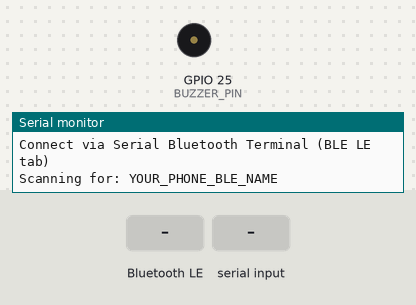
A sketch run on a simulated ESP32. Parts: buzzer (waves = sounding), the last lines printed to the serial monitor. Inputs (shaded band) come from the test bench. Nothing arrives over Bluetooth unless stated; a phone connects over Bluetooth LE 3 s after start.

Above: at 1.1 s.
2.3 s: Bluetooth LE write "T" received
5.8 s: "C\n" received over Serial
At 6.1 s:
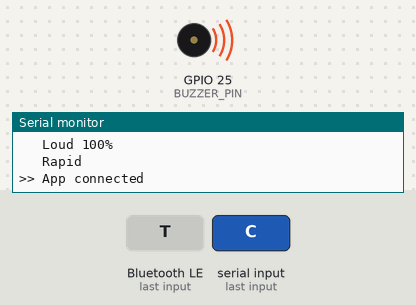
9.3 s: Bluetooth LE write "0" received
12.8 s: "90,45\n" received over Serial
16.3 s: "T\n" received over Serial
22.8 s: Bluetooth LE write "C" received
Timing chart, 0 to 27.3 s (numbered marks = the images above; inputs shaded):
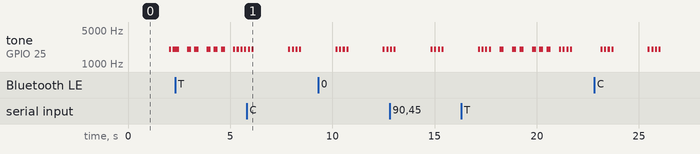

Measured:
- by itself, tone on GPIO 25 (BUZZER_PIN): plays 2000 Hz for 0.10 s, 2000 Hz for 0.10 s, 2000 Hz for 0.10 s, 2000 Hz for 0.10 s, 2000 Hz for 0.20 s, 2000 Hz for 0.20 s … (14 notes in this stretch)

The sketch:

RSSIrecordBLE.ino
```cpp
#include <BLEDevice.h>
#include <BLEScan.h>
#include <BLEAdvertisedDevice.h>
#include <BLEServer.h>
#include <BLEUtils.h>
#include <BLE2902.h>

// ============== NORDIC UART SERVICE UUIDs ==============
#define NUS_SERVICE_UUID "6E400001-B5B3-F393-E0A9-E50E24DCCA9E"
#define NUS_RX_UUID      "6E400002-B5B3-F393-E0A9-E50E24DCCA9E"
#define NUS_TX_UUID      "6E400003-B5B3-F393-E0A9-E50E24DCCA9E"

// ============== CONFIGURATION ==============
#define SCAN_DURATION_SEC 1
#define LOST_TIMEOUT_MS   5000

// ============== BUZZER PWM ==============
#define BUZZER_PIN  25
#define BUZZER_RES  8
#define BUZZER_FREQ 2000

// ============== RSSI THRESHOLDS ==============
const int RSSI_ALERT_THRESHOLD = -85;
const int RSSI_SAFE_THRESHOLD  = -78;

// ============== TARGET ==============
String ownerPhoneName = "YOUR_PHONE_BLE_NAME";  // <-- change to your phone's BLE name

// ============== STATE ==============
int  lastRSSI     = -100;
bool ownerFound   = false;
unsigned long lastSeenTime = 0;

// ============== USER OVERRIDES ==============
int userVolume = -1;
int userBeeps  = -1;

// ============== SMOOTHING ==============
const int SMOOTHING_WINDOW = 5;
int rssiBuffer[SMOOTHING_WINDOW];
int bufferIndex = 0;
bool bufferFull = false;

// ============== BLE ==============
BLECharacteristic* pTxCharacteristic;
bool deviceConnected = false;
BLEScan* pBLEScan;

// ======================================================
//  DUAL PRINT — USB Serial + BLE UART both
// ======================================================
void bleUartSend(const char* msg) {
  Serial.print(msg);
  if (deviceConnected) {
    pTxCharacteristic->setValue((uint8_t*)msg, strlen(msg));
    pTxCharacteristic->notify();
    delay(10);
  }
}

void bleUartSendLn(const char* msg) {
  bleUartSend(msg);
  bleUartSend("\n");
}

void bleUartSendInt(int val) {
  char buf[12];
  itoa(val, buf, 10);
  bleUartSend(buf);
}

// ======================================================
//  BLE SERVER CALLBACKS
// ======================================================
class ServerCallbacks : public BLEServerCallbacks {
  void onConnect(BLEServer* pServer) {
    deviceConnected = true;
    Serial.println(">> App connected");
  }
  void onDisconnect(BLEServer* pServer) {
    deviceConnected = false;
    Serial.println(">> App disconnected — re-advertising");
    BLEDevice::getAdvertising()->start();
  }
};

// ======================================================
//  COMMAND PROCESSOR
// ======================================================
void processCommand(String input);  // forward declaration

class RxCallbacks : public BLECharacteristicCallbacks {
  void onWrite(BLECharacteristic* pCharacteristic) {
    String input = pCharacteristic->getValue().c_str();
    input.trim();
    input.toUpperCase();
    processCommand(input);
  }
};

// ======================================================
//  BUZZER HELPERS
// ======================================================
int volToDuty(int v) {
  return map(constrain(v, 0, 100), 0, 100, 0, 128);
}

void buzzerOn(int vol) {
  ledcWriteTone(BUZZER_PIN, BUZZER_FREQ);
  ledcWrite(BUZZER_PIN, volToDuty(vol));
}

void buzzerOff() {
  ledcWriteTone(BUZZER_PIN, 0);
  ledcWrite(BUZZER_PIN, 0);
}

void doBeeps(int count, int vol) {
  for (int i = 0; i < count; i++) {
    buzzerOn(vol); delay(200);
    buzzerOff();
    if (i < count - 1) delay(150);
  }
}

void doRapidBeeps(int vol) {
  for (int i = 0; i < 4; i++) {
    buzzerOn(vol); delay(100);
    buzzerOff();   delay(80);
  }
}

void getEffectiveParams(int zB, int zV, int &oB, int &oV) {
  oB = (userBeeps  >= 1) ? userBeeps  : zB;
  oV = (userVolume >= 0) ? userVolume : zV;
}

// ======================================================
//  BLE SCAN CALLBACKS
// ======================================================
class ScanCallbacks : public BLEAdvertisedDeviceCallbacks {
  void onResult(BLEAdvertisedDevice advertisedDevice) {
    String name = advertisedDevice.getName();
    if (name == ownerPhoneName) {
      int rssi = advertisedDevice.getRSSI();
      rssiBuffer[bufferIndex] = rssi;
      bufferIndex = (bufferIndex + 1) % SMOOTHING_WINDOW;
      if (!bufferFull && bufferIndex == 0) bufferFull = true;
      lastRSSI     = getSmoothedRSSI();
      ownerFound   = true;
      lastSeenTime = millis();
    }
  }

  int getSmoothedRSSI() {
    int count = bufferFull ? SMOOTHING_WINDOW : bufferIndex;
    if (count == 0) return lastRSSI;
    long sum = 0;
    for (int i = 0; i < count; i++) sum += rssiBuffer[i];
    return sum / count;
  }
};

// ======================================================
//  SETUP
// ======================================================
void setup() {
  Serial.begin(115200);
  delay(1000);

  // Buzzer
  ledcAttach(BUZZER_PIN, BUZZER_FREQ, BUZZER_RES);
  buzzerOff();

  // BLE init
  BLEDevice::init("SmartLocator");

  // ── BLE Server (UART monitor) ──
  BLEServer* pServer = BLEDevice::createServer();
  pServer->setCallbacks(new ServerCallbacks());

  BLEService* pService = pServer->createService(NUS_SERVICE_UUID);

  pTxCharacteristic = pService->createCharacteristic(
    NUS_TX_UUID, BLECharacteristic::PROPERTY_NOTIFY);
  pTxCharacteristic->addDescriptor(new BLE2902());

  BLECharacteristic* pRxCharacteristic = pService->createCharacteristic(
    NUS_RX_UUID,
    BLECharacteristic::PROPERTY_WRITE |
    BLECharacteristic::PROPERTY_WRITE_NR);
  pRxCharacteristic->setCallbacks(new RxCallbacks());

  pService->start();

  BLEAdvertising* pAdvertising = BLEDevice::getAdvertising();
  pAdvertising->addServiceUUID(NUS_SERVICE_UUID);
  pAdvertising->setScanResponse(true);
  pAdvertising->setMinPreferred(0x06);
  pAdvertising->setMaxPreferred(0x12);
  pAdvertising->start();

  // ── BLE Scanner ──
  pBLEScan = BLEDevice::getScan();
  pBLEScan->setAdvertisedDeviceCallbacks(new ScanCallbacks());
  pBLEScan->setActiveScan(false);
  pBLEScan->setInterval(1000);
  pBLEScan->setWindow(512);

  Serial.println("SmartLocator ready");
  Serial.println("Connect via Serial Bluetooth Terminal (BLE LE tab)");
  Serial.print("Scanning for: ");
  Serial.println(ownerPhoneName);
}

// ======================================================
//  LOOP
// ======================================================
void loop() {
  // USB serial commands
  if (Serial.available()) {
    String input = Serial.readStringUntil('\n');
    input.trim();
    input.toUpperCase();
    processCommand(input);
  }

  ownerFound = false;
  buzzerOff();
  pBLEScan->start(SCAN_DURATION_SEC, false);

  if (!ownerFound && (millis() - lastSeenTime > LOST_TIMEOUT_MS)) {
    lastRSSI = -100;
  }

  displayStatus();
  controlBuzzerByZone();
  delay(300);
}

// ======================================================
//  DISPLAY STATUS
// ======================================================
void displayStatus() {
  bleUartSendLn("\n======== STATUS ========");

  bleUartSend("Signal: ");
  int bars = mapRssiToBars(lastRSSI);
  for (int i = 0; i < 5; i++) bleUartSend(i < bars ? "#" : ".");
  bleUartSend(" (");
  bleUartSendInt(lastRSSI);
  bleUartSendLn(" dBm)");

  bleUartSend("Status: ");
  if      (lastRSSI >= -55) bleUartSendLn("VERY CLOSE  [1 beep soft]");
  else if (lastRSSI >= -70) bleUartSendLn("NEARBY      [1 beep soft]");
  else if (lastRSSI >= -80) bleUartSendLn("FAR         [2 beeps moderate]");
  else if (lastRSSI >= -95) bleUartSendLn("TOO FAR     [3 beeps loud]");
  else                      bleUartSendLn("OUT OF RANGE [rapid loud]");

  bleUartSend("Volume: ");
  if (userVolume >= 0) {
    bleUartSendInt(userVolume);
    bleUartSendLn("% OVERRIDE");
  } else bleUartSendLn("Zone default");

  bleUartSend("Beeps:  ");
  if (userBeeps >= 1) {
    bleUartSendInt(userBeeps);
    bleUartSendLn(" OVERRIDE");
  } else bleUartSendLn("Zone default");

  bleUartSend("Last:   ");
  if (ownerFound) bleUartSendLn("Just now");
  else {
    bleUartSendInt((millis() - lastSeenTime) / 1000);
    bleUartSendLn("s ago");
  }
  bleUartSendLn("========================");
  bleUartSendLn("Cmds: V50/V-1/B2/B-1/T/C");
}

// ======================================================
//  BUZZER CONTROL BY ZONE
// ======================================================
void controlBuzzerByZone() {
  int b, v;
  if      (lastRSSI >= -55) { getEffectiveParams(1, 30,  b, v); doBeeps(b, v); }
  else if (lastRSSI >= -70) { getEffectiveParams(1, 30,  b, v); doBeeps(b, v); }
  else if (lastRSSI >= -80) { getEffectiveParams(2, 60,  b, v); doBeeps(b, v); }
  else if (lastRSSI >= -95) { getEffectiveParams(3, 100, b, v); doBeeps(b, v); }
  else { doRapidBeeps((userVolume >= 0) ? userVolume : 100); }
}

// ======================================================
//  RSSI BARS
// ======================================================
int mapRssiToBars(int rssi) {
  if (rssi >= -55) return 5;
  if (rssi >= -65) return 4;
  if (rssi >= -75) return 3;
  if (rssi >= -85) return 2;
  if (rssi >= -95) return 1;
  return 0;
}

// ======================================================
//  COMMAND PROCESSOR
// ======================================================
void processCommand(String input) {
  if (input.startsWith("V")) {
    int val = input.substring(1).toInt();
    if (val == -1) {
      userVolume = -1;
      bleUartSendLn(">> Volume: zone default");
    } else {
      userVolume = constrain(val, 0, 100);
      bleUartSend(">> Volume: ");
      bleUartSendInt(userVolume);
      bleUartSendLn("%");
    }

  } else if (input.startsWith("B")) {
    int val = input.substring(1).toInt();
    if (val == -1) {
      userBeeps = -1;
      bleUartSendLn(">> Beeps: zone default");
    } else {
      userBeeps = constrain(val, 1, 3);
      bleUartSend(">> Beeps: ");
      bleUartSendInt(userBeeps);
      bleUartSend("\n");
    }

  } else if (input == "T") {
    bleUartSendLn(">> Testing buzzer...");
    bleUartSendLn("   Soft 30%");     doBeeps(1, 30);    delay(400);
    bleUartSendLn("   Moderate 60%"); doBeeps(2, 60);    delay(400);
    bleUartSendLn("   Loud 100%");    doBeeps(3, 100);   delay(400);
    bleUartSendLn("   Rapid");        doRapidBeeps(100);

  } else if (input == "C") {
    bleUartSendLn(">> Enter new phone name:");

  } else if (input.length() > 0) {
    // Treat unknown input as new phone name after C command
    ownerPhoneName = input;
    bleUartSend(">> Scanning for: ");
    bleUartSendLn(ownerPhoneName.c_str());
  }
}
```
